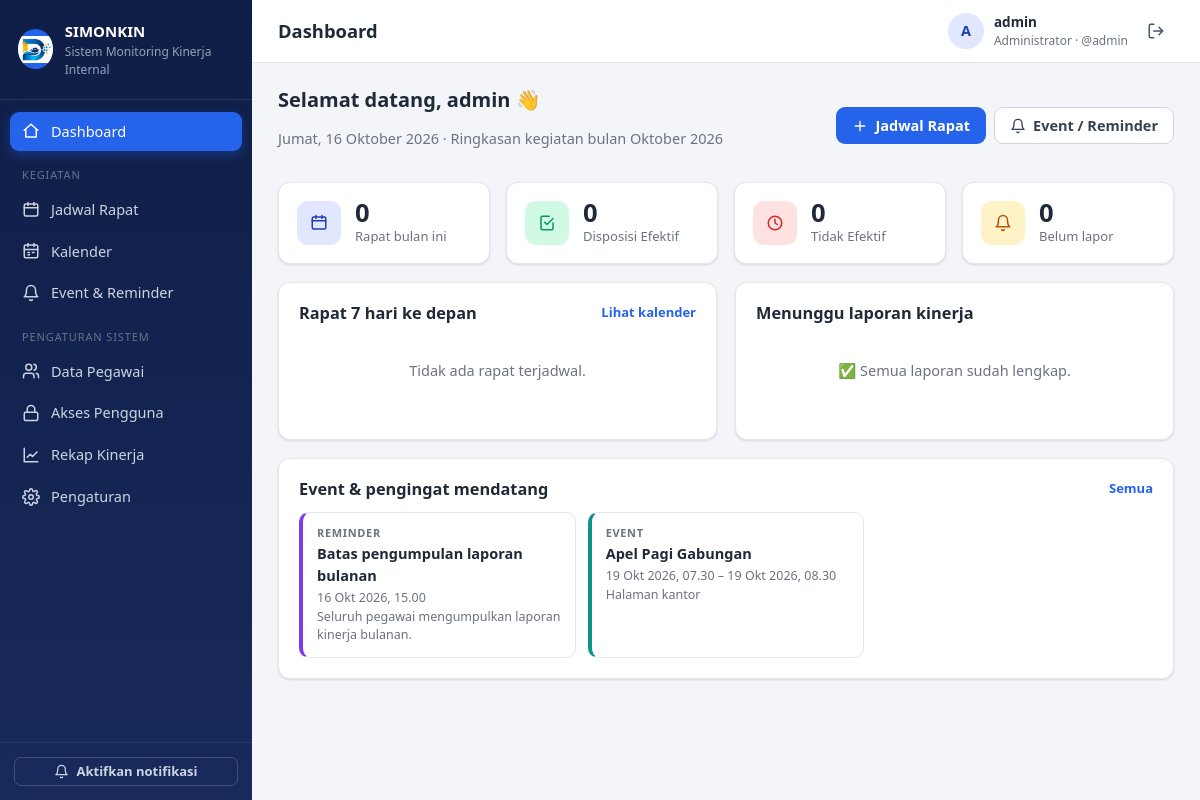
Before: / (signed in) with the older database file.
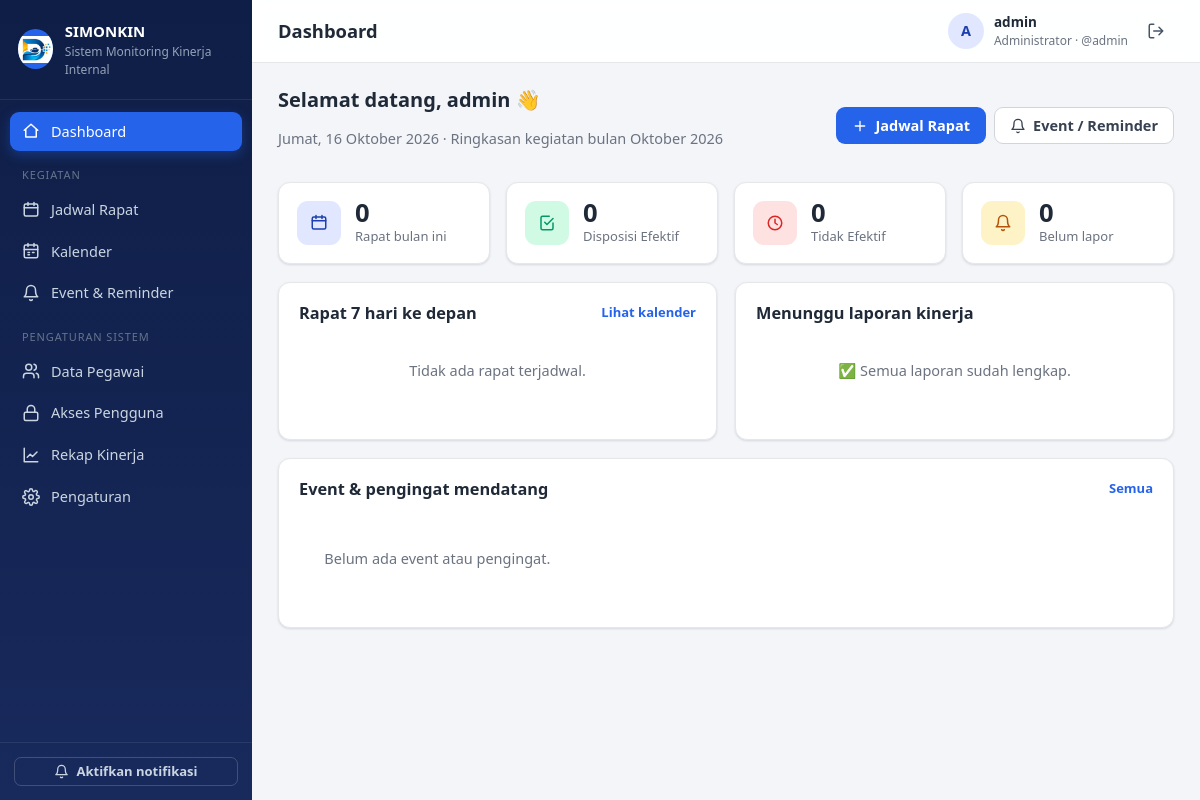
After: the same page with the newer database file.
### tables this page shows
CREATE TABLE events (
    id INTEGER PRIMARY KEY AUTOINCREMENT,
    judul TEXT NOT NULL, deskripsi TEXT,
    jenis TEXT NOT NULL DEFAULT 'event' CHECK (jenis IN ('event','reminder')),
    mulai TEXT NOT NULL, selesai TEXT,
    ingatkan_menit INTEGER NOT NULL DEFAULT 0,
    untuk_pegawai_id INTEGER REFERENCES pegawai(id) ON DELETE CASCADE,
    created_by INTEGER, created_at TEXT
);

### app.py (the view, shortened to what this page needs)
@app.route("/")
@login_required
def dashboard():
    now = now_str()
    week = (datetime.now() + timedelta(days=7)).strftime(FMT)
    today = date.today().isoformat()
    bulan = date.today().strftime("%Y-%m")
    ev_where, ev_args = visible_events_sql()
    events = query(f"""SELECT e.*, p.nama AS untuk_nama FROM events e LEFT JOIN pegawai p ON p.id=e.untuk_pegawai_id
                       WHERE {ev_where} AND substr(coalesce(nullif(e.selesai,''), e.mulai),1,10) >= ?
                       ORDER BY e.mulai LIMIT 6""", (*ev_args, today))
    ctx = dict(events=events, bulan=bulan)
    if is_admin():
        ctx["stats"] = query("""
            SELECT COUNT(DISTINCT r.id) rapat, COUNT(d.id) dispo,
                   COALESCE(SUM(d.status='EFEKTIF'),0) ef, COALESCE(SUM(d.status='TIDAK EFEKTIF'),0) tef,
                   COALESCE(SUM(d.id IS NOT NULL AND d.status IS NULL),0) belum
            FROM rapat r LEFT JOIN disposisi d ON d.rapat_id = r.id
            WHERE substr(r.waktu,1,7) = ?""", (bulan,), one=True)
        ctx["upcoming"] = attach_dispo(query(
            "SELECT * FROM rapat WHERE waktu >= ? AND waktu <= ? ORDER BY waktu LIMIT 8", (now[:10], week)))
        ctx["perlu"] = query("""
            SELECT d.id, d.rapat_id, p.nama, r.perihal, r.waktu FROM disposisi d
            JOIN rapat r ON r.id=d.rapat_id JOIN pegawai p ON p.id=d.pegawai_id
            WHERE d.status IS NULL AND r.waktu < ? ORDER BY r.waktu DESC LIMIT 8""", (now,))
        ctx["total_pegawai"] = query("SELECT COUNT(*) c FROM pegawai WHERE aktif=1", one=True)["c"]
    return render_template("dashboard.html", **ctx)

### app.py (called while the page is built, shortened)
def get_db():
    if "db" not in g:
        g.db = sqlite3.connect(DB_PATH)
        g.db.row_factory = sqlite3.Row
        g.db.execute("PRAGMA foreign_keys = ON")
    return g.db

def query(sql, args=(), one=False):
    cur = get_db().execute(sql, args)
    rows = cur.fetchall()
    cur.close()
    return (rows[0] if rows else None) if one else rows

def now_str():
    return datetime.now().strftime(FMT)

def parse_dt(value):
    if not value:
        return None
    for fmt in (FMT, "%Y-%m-%d %H:%M", "%Y-%m-%d"):
        try:
            return datetime.strptime(value[:16] if "T" in value or " " in value else value[:10], fmt)
        except (ValueError, TypeError):
            continue
    return None

def csrf_token():
    if "_csrf" not in session:
        session["_csrf"] = secrets.token_hex(16)
    return session["_csrf"]

def is_admin():
    return bool(g.user and g.user["role"] == "admin")

def login_required(f):
    @wraps(f)
    def wrapper(*a, **kw):
        if not g.user:
            return redirect(url_for("login", next=request.full_path))
        return f(*a, **kw)
    return wrapper

def attach_dispo(rows):
    rows = [dict(r) for r in rows]
    if not rows:
        return rows

### monitoring-kinerja/templates/dashboard.html (shortened to what the changed rows need)
{% extends 'base.html' %}
{% from '_macros.html' import status_badge %}
{% block heading %}Dashboard{% endblock %}
{% block content %}
<div class="welcome">
  <div>
    <h2>Selamat datang, {{ current_user.pegawai_nama or current_user.username }} 👋</h2>
  </div>
</div>
<section class="card">
  <div class="event-grid">
  {% for e in events %}
    <div class="event-card {{ e.jenis }}">
      <div class="ev-type">{{ 'Reminder' if e.jenis=='reminder' else 'Event' }}{% if e.untuk_nama %} · untuk {{ e.untuk_nama }}{% endif %}</div>
      <div class="ev-title">{{ e.judul }}</div>
      <div class="li-meta">{{ e.mulai|tgljam }}{% if e.selesai %} – {{ e.selesai|tgljam }}{% endif %}</div>
      {% if e.deskripsi %}<div class="small muted">{{ e.deskripsi }}</div>{% endif %}
    </div>
  {% else %}<p class="empty">Belum ada event atau pengingat.</p>{% endfor %}
  </div>
</section>
{% endblock %}

Changed rows visible on the page:
removed events: jenis "REMINDER", judul "Batas pengumpulan laporan bulanan", mulai|tgljam "16 Okt 2026, 15.00", deskripsi "Seluruh pegawai mengumpulkan laporan kinerja bulanan."
removed events: jenis "EVENT", judul "Apel Pagi Gabungan", mulai|tgljam "19 Okt 2026, 07.30", selesai|tgljam "19 Okt 2026, 08.30", deskripsi "Halaman kantor"
Other visible differences:
text now shown: "Belum ada event atau pengingat."
